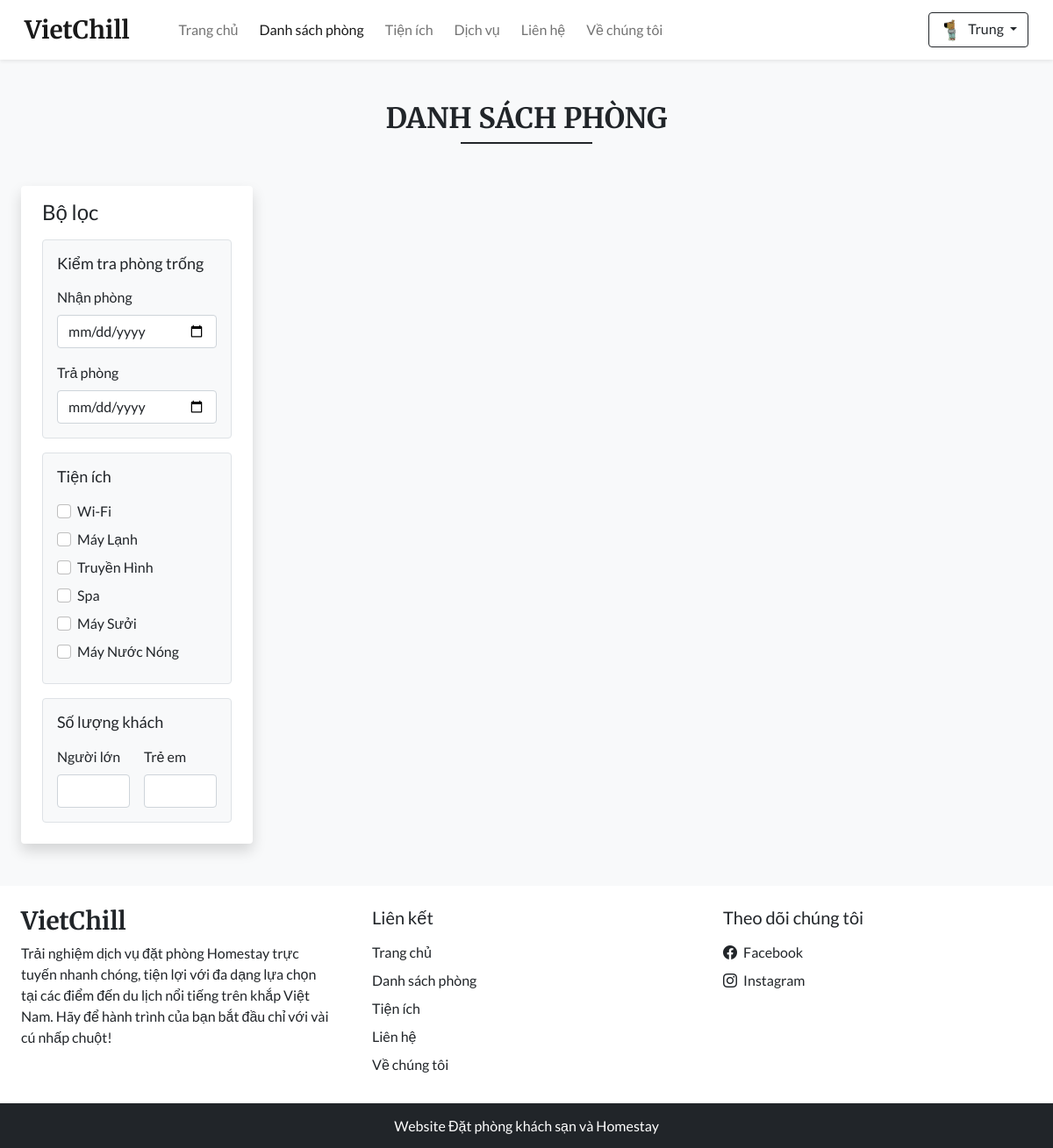
The page /rooms.php (signed in) on the database its author committed.
### tables this page shows
CREATE TABLE `settings` (
  `sr_no` int(11) NOT NULL,
  `site_title` varchar(50) NOT NULL,
  `site_about` varchar(250) NOT NULL,
  `shutdown` tinyint(1) NOT NULL
);

CREATE TABLE `facilities` (
  `id` int(11) NOT NULL,
  `icon` varchar(100) NOT NULL,
  `name` varchar(50) NOT NULL,
  `description` varchar(250) NOT NULL
);

### admin/inc/db_config.php (called while the page is built, shortened)
<?php
  function selectAll($table) {
    $con = $GLOBALS['con'];
    $res = mysqli_query($con, "SELECT * FROM $table");
    return $res;
  }
  function select($sql, $values, $datatypes) {
    $con = $GLOBALS['con'];
    if($stmt = mysqli_prepare($con, $sql)){
      mysqli_stmt_bind_param($stmt, $datatypes, ...$values);
      if(mysqli_stmt_execute($stmt)){
        $res = mysqli_stmt_get_result($stmt);
        return $res;
      }
      else{
        mysqli_stmt_close($stmt);
        die("Query cannot be executed - Execute");
      }
    }
    else{
      die("Query cannot be executed - Select");
    }
  }
?>

### rooms.php (the view, shortened to what this page needs)
<!DOCTYPE html>
<html lang="en">
<head>
  <?php require('inc/links.php'); ?>
</head>
<body class="bg-light">
  <?php
    require('inc/header.php');
    $checkin_default="";
    $checkout_default="";
    $adult_default="";
    $children_default="";
  ?>
  <div class="my-5 px-4">
    <h2 class="fw-bold h-font text-center">DANH SÁCH PHÒNG</h2>
    <div class="h-line bg-dark"></div>
  </div>
  <div class="container-fluid">
    <div class="row">
      <div class="col-lg-3 col-md-12 mb-lg-0 mb-4 ps-4">
        <nav class="navbar navbar-expand-lg navbar-light bg-white rounded shadow">
          <div class="container-fluid flex-lg-column align-items-stretch">
            <h4 class="mt-2">Bộ lọc</h4>
            <div class="collapse navbar-collapse flex-column align-items-stretch mt-2" id="filterDropdown">
              <div class="border bg-light p-3 rounded mb-3">
                <h5 class="d-flex align-items-center justify-content-between mb-3" style="font-size: 18px;">
                  <span>Kiểm tra phòng trống</span>
                </h5>
                <label class="form-label">Nhận phòng</label>
                <input type="date" class="form-control shadow-none mb-3" value="<?php echo $checkin_default ?>" id="checkin" onchange="chk_avail_filter()">
                <label class="form-label">Trả phòng</label>
                <input type="date" class="form-control shadow-none" value="<?php echo $checkout_default ?>"  id="checkout" onchange="chk_avail_filter()">
              </div>
              <div class="border bg-light p-3 rounded mb-3">
                <h5 class="d-flex align-items-center justify-content-between mb-3" style="font-size: 18px;">
                  <span>Tiện ích</span>
                </h5>
                <?php
                  $facilities_q = selectAll('facilities');
                  while($row = mysqli_fetch_assoc($facilities_q))
                  {
                    echo<<<facilities
                      <div class="mb-2">
                        <input type="checkbox" onclick="fetch_rooms()" name="facilities" value="$row[id]" class="form-check-input shadow-none me-1" id="$row[id]">
                        <label class="form-check-label" for="$row[id]">$row[name]</label>
                      </div>
                    facilities;
                  }
                ?>
              </div>
              <div class="border bg-light p-3 rounded mb-3">
                <h5 class="d-flex align-items-center justify-content-between mb-3" style="font-size: 18px;">
                  <span>Số lượng khách</span>
                </h5>
                <div class="d-flex">
                  <div class="me-3">
                    <label class="form-label">Người lớn</label>
                    <input type="number" min="1" id="adults" value="<?php echo $adult_default ?>" oninput="guests_filter()" class="form-control shadow-none">
                  </div>
                  <div>
                    <label class="form-label">Trẻ em</label>
                    <input type="number" min="1" id="children" value="<?php echo $children_default ?>" oninput="guests_filter()" class="form-control shadow-none">
                  </div>
                </div>
              </div>
            </div>
          </div>
        </nav>
      </div>
      <div class="col-lg-9 col-md-12 px-4" id="rooms-data">
      </div>
    </div>
  </div>
  <?php require('inc/footer.php'); ?>
</body>
</html>

### inc/header.php (shortened to what this page needs)
<nav id="nav-bar" class="navbar navbar-expand-lg navbar-light bg-white px-lg-3 py-lg-2 shadow-sm sticky-top">
  <div class="container-fluid">
    <a class="navbar-brand me-5 fw-bold fs-3 h-font" href="index.php"><?php echo $settings_r['site_title'] ?></a>
    <div class="collapse navbar-collapse" id="navbarSupportedContent">
      <ul class="navbar-nav me-auto mb-2 mb-lg-0">
        <li class="nav-item">
          <a class="nav-link me-2" href="index.php">Trang chủ</a>
        </li>
        <li class="nav-item">
          <a class="nav-link me-2" href="rooms.php">Danh sách phòng</a>
        </li>
        <li class="nav-item">
          <a class="nav-link me-2" href="facilities.php">Tiện ích</a>
        </li>
        <li class="nav-item">
          <a class="nav-link me-2" href="services.php">Dịch vụ</a>
        </li>
        <li class="nav-item">
          <a class="nav-link me-2" href="contact.php">Liên hệ</a>
        </li>
        <li class="nav-item">
          <a class="nav-link" href="about.php">Về chúng tôi</a>
        </li>
      </ul>
      <div class="d-flex">
        <?php
          if(isset($_SESSION['login']) && $_SESSION['login']==true)
          {
            $path = USERS_IMG_PATH;
            echo<<<data
              <div class="btn-group">
                <button type="button" class="btn btn-outline-dark shadow-none dropdown-toggle" data-bs-toggle="dropdown" data-bs-display="static" aria-expanded="false">
                  <img src="$path$_SESSION[uPic]" style="width: 25px; height: 25px;" class="me-1 rounded-circle">
                  $_SESSION[uName]
                </button>
                <ul class="dropdown-menu dropdown-menu-lg-end">
                  <li><a class="dropdown-item" href="profile.php">Hồ sơ cá nhân</a></li>
                  <li><a class="dropdown-item" href="bookings.php">Lịch sử đặt phòng</a></li>
                  <li><a class="dropdown-item" href="logout.php">Đăng xuất</a></li>
                </ul>
              </div>
            data;
          }
        ?>
      </div>
    </div>
  </div>
</nav>

### inc/footer.php (shortened to what this page needs)
<div class="container-fluid bg-white mt-5">
  <div class="row">
    <div class="col-lg-4 p-4">
      <h3 class="h-font fw-bold fs-3 mb-2"><?php echo $settings_r['site_title'] ?></h3>
      <p>
        <?php echo $settings_r['site_about'] ?>
      </p>
    </div>
    <div class="col-lg-4 p-4">
      <h5 class="mb-3">Liên kết</h5>
      <a href="index.php" class="d-inline-block mb-2 text-dark text-decoration-none">Trang chủ</a> <br>
      <a href="rooms.php" class="d-inline-block mb-2 text-dark text-decoration-none">Danh sách phòng</a> <br>
      <a href="facilities.php" class="d-inline-block mb-2 text-dark text-decoration-none">Tiện ích</a> <br>
      <a href="contact.php" class="d-inline-block mb-2 text-dark text-decoration-none">Liên hệ</a> <br>
      <a href="about.php" class="d-inline-block mb-2 text-dark text-decoration-none">Về chúng tôi</a>
    </div>
    <div class="col-lg-4 p-4">
        <h5 class="mb-3">Theo dõi chúng tôi</h5>
        <a href="<?php echo $contact_r['fb'] ?>" class="d-inline-block text-dark text-decoration-none mb-2">
          <i class="bi bi-facebook me-1"></i> Facebook
        </a><br>
        <a href="<?php echo $contact_r['insta'] ?>" class="d-inline-block text-dark text-decoration-none">
          <i class="bi bi-instagram me-1"></i> Instagram
        </a><br>
    </div>
  </div>
</div>
<h6 class="text-center bg-dark text-white p-3 m-0">Website Đặt phòng khách sạn và Homestay</h6>

### css/common.css (style rules this page uses)
:root { --teal: #2D6A4F; --teal_hover: #2D6A4F; }
* { font-family: 'Lato', sans-serif; }
.h-font { font-family: 'Merriweather', serif; }
input[type=number] { -moz-appearance: textfield; }
.h-line { width: 150px; margin: 0 auto; height: 1.7px; }

### rows shown on the page
settings: site_title "VietChill", site_about "Trải nghiệm dịch vụ đặt phòng Homestay trực tuyến nhanh chóng, tiện lợi với đa dạng lựa chọn tại các điểm đến du lịch nổi tiếng trên khắp Việt Nam. Hãy để hành trình của bạn bắt đầu chỉ với vài cú nhấp chuột!"
facilities: name "Wi-Fi"
facilities: name "Máy Lạnh"
facilities: name "Truyền Hình"
facilities: name "Spa"
facilities: name "Máy Sưởi"
facilities: name "Máy Nước Nóng"

### other values the page prints
$_SESSION[uName] "Trung"
